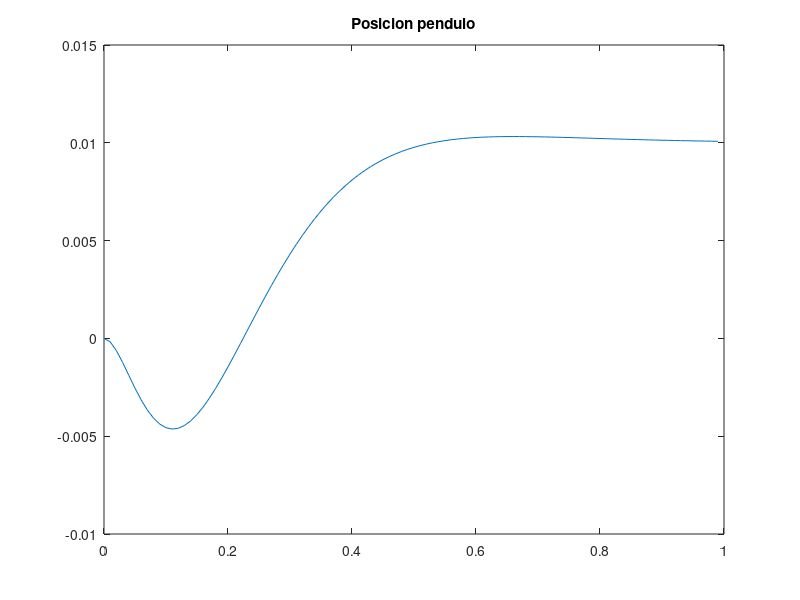
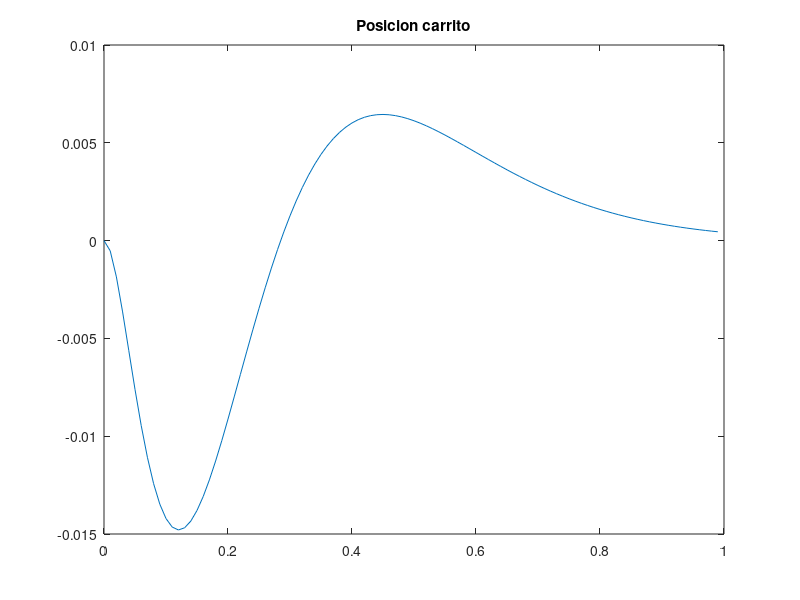
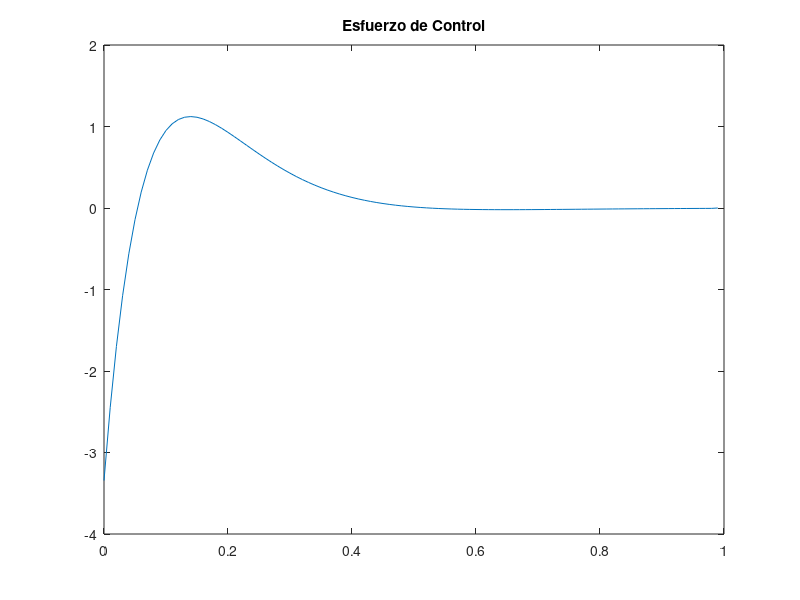
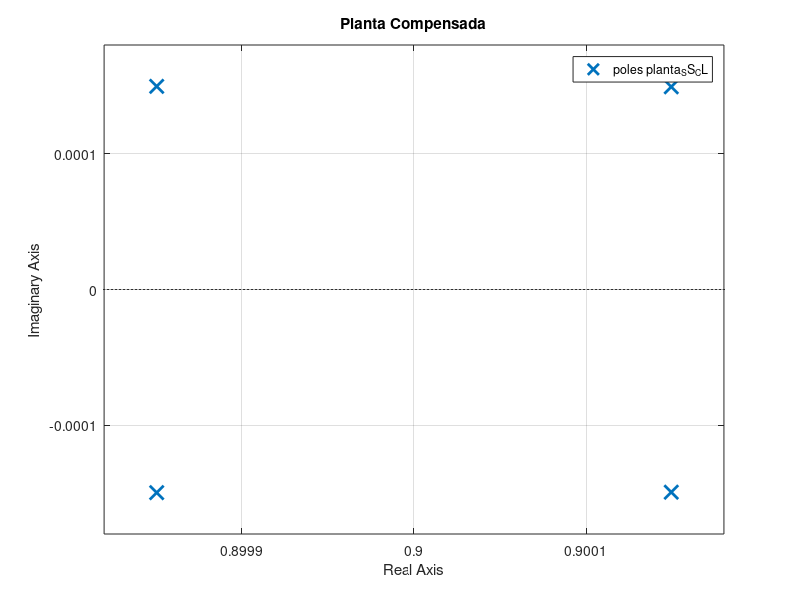

MATLAB code to generate these figures, in order:
%% TPF pendulo invertido - Control con estimador de prediccion

clear all
close all


% Parametros del sistema
Kt = 0.17776; % cte de torque del motor
Jm = 2.23*10^-4; % Inercia del motor
bm = 0.0011751; % firccion viscosa del motor
b = 0.029; %friccion viscosa del pendulo
Ra = 9.10; % resistencia de armadura del motor
%m = 0.0923; % masa del pendulo
m = 0.1493; % masa del pendulo + pelota de tenis
%m = 0.4923; % masa del pendulo mas la plomada de 400g
M = 0.2275; % masa del carro
g = 9.8; % aceleracion de la gravedad
l = 0.1825; % longitud hasta el centro de masa del pendulo
%l = 0.2425; %longitud del penduo mas la plomada
r = 0.0181; % radio de la polea
I = 0.004212; % inercia del pendulo
n = 1; % relacion de reduccion del motor
La = 6.12*10^-3; % Inductancia de armadura del motor

% matrices que definen el sistema de la planta

%definicion de fer
q = ((M+m)+Jm*((n^2)/(r^2)))*(I+m*l^2)-(m*l)^2; % variable auxiliar

F = [0 1 0 0;
     0 ((-(I+m*l^2)*(b+((n^2)/(r^2))*(((Kt^2)/(Ra))+bm)))/q) ((m^2)*g*(l^2))/q 0;
     0 0 0 1;
     0 (-m*l*(b+((n^2)/(r^2))*(((Kt^2)/(Ra))+bm)))/q (m*g*l*((M+m)+Jm*(n^2)/(r^2)))/q 0];
 
G = [0 ; ((I+m*l^2)*(Kt*n)/(Ra*r))/q ; 0 ; (m*l*(Kt*n)/(Ra*r))/q];

H = [1 0 0 0; 
    0 0 1 0];
J = [0;0];

%Montamos la planta continua
planta = ss(F,G,H,J);

%Discretizamos la planta
Ts = 0.01;
plantaD = c2d(planta,Ts);
%Discretizamos las matrices de estado --> x(k+1) = Ax(k) + Bu(k)
%                                     --> y(k) = Cx(k) + Du(k)
%Hallamos A,B,C,D
A = plantaD.a;
B = plantaD.b;
C = plantaD.c;
D = plantaD.d;

%% Ubicamos los polos para el sistema

%polos = [0.7+1i*0.25 0.7-1i*0.25 0.7+1i*0.25 0.7-1i*0.25 ];
polos = [0.9+0.0i  0.9-0.0i  0.9+0.0i  0.9-0.0i];
K = acker(A,B,polos); %Matriz K de ganancias

%% Ubicar los polos para el estimador

polos_ep = [0.4+1i*0.4 0.4-1i*0.4 0.4+1i*0.4 0.4-1i*0.4 ];
Ke = place(A',C',polos_ep)'; %los polos del estimador deben de presentar siempren una respuesta mas rapida que el sistema, por ley del control

%%
N =100;
t = [0:Ts:(N-1)*Ts];

x = zeros(4,N);
xe = zeros(4,N);
u = zeros(1,N);
ref = 0.01.*ones(1,length(t));%referencia no sobreescribir

Cx=[1 0 0 0];
Kr=dcgain(ss(A-B*K,B,Cx,0,Ts));
Nbar = 1/Kr;

for j=1:N-1
   
    %estimador de prediccion:
    %se calcula el esfuerzo de control con el estado estimado
    u(j) = Nbar*ref(j)- K*xe(:,j);
    
    %se hace evolucionar la planta
    x(:,j+1) = A*x(:,j) + B*u(j);
    
    %se hace evolucionar el el estimador de prediccion
    xe(:,j+1) = A*xe(:,j) + B*u(j) + Ke*(C*x(:,j) - C*xe(:,j));
end

figure
plot(t,x(1,:))
title('Posicion pendulo');
figure
plot(t,x(3,:))
title('Posicion carrito');
figure
plot(t,u);
title('Esfuerzo de Control');

%Definimos la matriz A con el lazo cerrado
Ac = A-B*K;
%Definimos la planta en el espacio de estados con LC
planta_SS_CL = ss(Ac,B,C,D,Ts);

figure
pzmap(planta_SS_CL)
zgrid
title("Planta Compensada")
